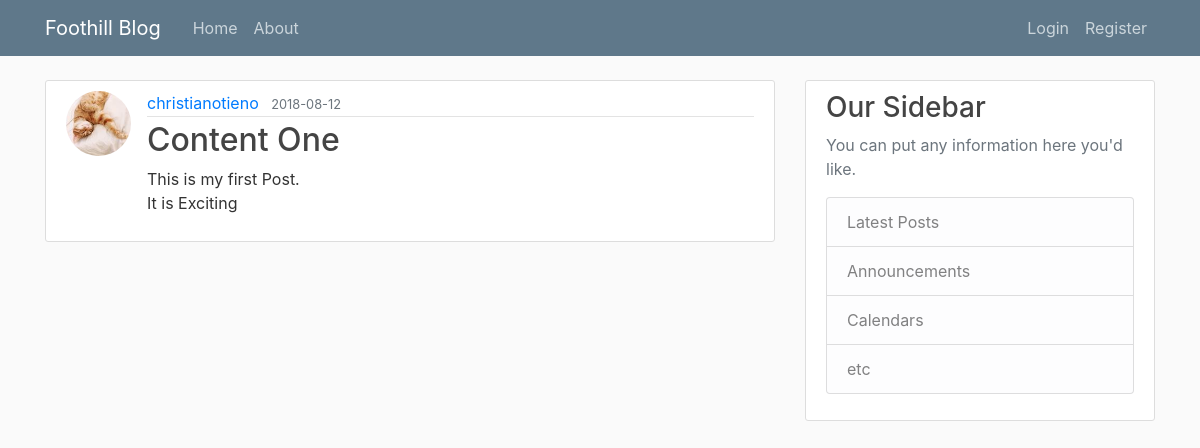
Before: /post/1 with the older database file.
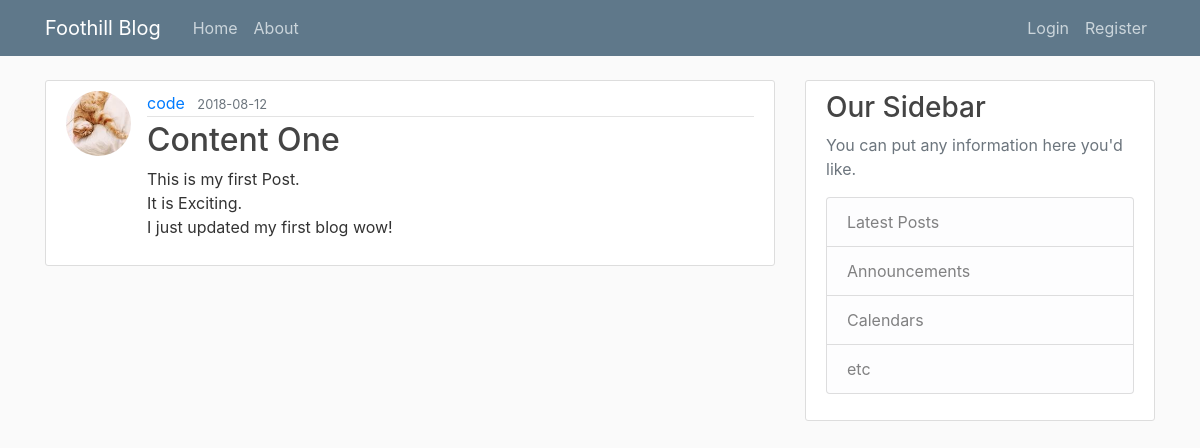
After: the same page with the newer database file.
### blog/models.py (models this page shows, shortened)
class User(db.Model, UserMixin):
    id = db.Column(db.Integer, primary_key=True)
    username = db.Column(db.String(20), unique=True, nullable=False)
    email = db.Column(db.String(120), unique=True, nullable=False)
    ImageFile = db.Column(db.String(20), nullable=False,
                           default='default.jpg')
    password = db.Column(db.String(60), nullable=False)
    posts = db.relationship('Post', backref='author', lazy=True)

class Post(db.Model):
    id = db.Column(db.Integer, primary_key=True)
    title = db.Column(db.String(100), nullable=False)
    DatePosted = db.Column(db.DateTime, nullable=False, default=datetime.utcnow)
    content = db.Column(db.Text, nullable=False)
    UserId = db.Column(db.Integer, db.ForeignKey('user.id'), nullable=False)

### blog/routes.py (the view)
@app.route("/post/<int:post_id>")
def post(post_id):
    post = Post.query.get_or_404(post_id)
    return render_template('post.html', title=post.title, post=post)

### blog/templates/post.html (shortened to what this page needs)
{% extends "layout.html" %}
{% block content %}
    <article class="media content-section">
        <img class="rounded-circle article-img" src="{{ url_for('static', filename='ProfilePics/' + post.author.ImageFile) }}">
        <div class="media-body">
            <div class="article-metadata">
                <a class="mr-2" href="{{ url_for('UserPosts', username=post.author.username) }}">{{ post.author.username }}</a>
                <small class="text-muted">{{ post.DatePosted.strftime('%Y-%m-%d') }}</small>
            </div>
            <h2 class="article-title">{{ post.title }}</h2>
            <p class="article-content">{{ post.content }}</p>
        </div>
    </article>
{% endblock content %}

Changed rows visible on the page:
changed User: author.username "christianotieno" → "code"
changed Post "Content One": content "This is my first Post. It is Exciting" → "This is my first Post. It is Exciting. I just updated my first blog wow!"
